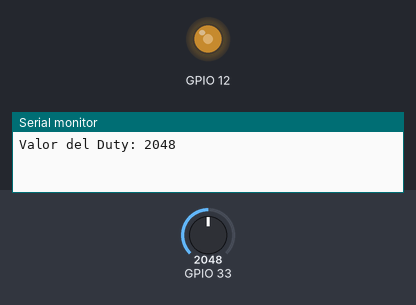
This program was run on a simulated ESP32. On the bench: output pins drawn as LEDs (lit = HIGH), the last lines printed to the serial monitor. The test bench sets the inputs (shaded band); at power-on: GPIO 33 = 2048.

Above: at 0.8 s.
0.9 s: GPIO 33 set to 2866
At 2.1 s:
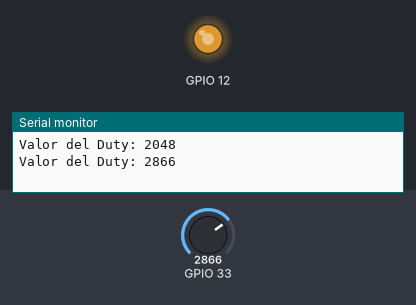
2.4 s: GPIO 33 set to 3603
At 3.4 s:
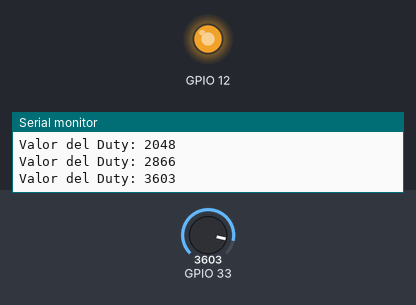
3.9 s: GPIO 33 set to 491
At 4.7 s:
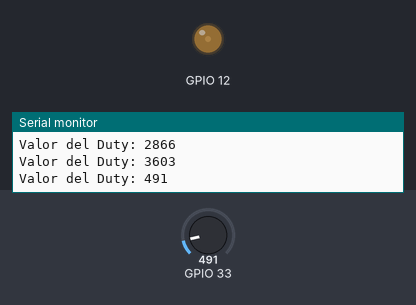
5.4 s: GPIO 33 set to 0
At 6.0 s:
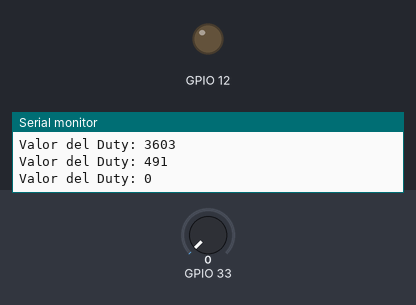
Timing chart, 0 to 7.9 s (numbered marks = the images above; inputs shaded):
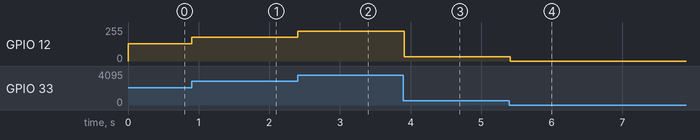

The program:

main.cpp
```cpp
#include <stdio.h>
#include <freertos/FreeRTOS.h>
#include <freertos/task.h>
#include <driver/ledc.h>
#include <driver/adc.h>
#include <esp_err.h>
#include <esp_log.h>

extern "C" void app_main();

void app_main()
{
    static const char *TAG = "ERROR_PWM";
    static const char *TAG_2 = "ERROR_ADC";

    esp_err_t error;

    // Configurando PWM

    ledc_timer_config_t ledc_timer = {
        .speed_mode = LEDC_LOW_SPEED_MODE,
        .duty_resolution = LEDC_TIMER_12_BIT,
        .timer_num = LEDC_TIMER_0,
        .freq_hz = 5000,
        .clk_cfg = LEDC_AUTO_CLK};
    error = ledc_timer_config(&ledc_timer);
    if (error != ESP_OK)
    {
        ESP_LOGE(TAG, "Error al configurar el timer del PWM: %s", esp_err_to_name(error));
        return;
    }
    ESP_LOGI(TAG, "Timer configurado Perfectamente");

    ledc_channel_config_t ledc_channel = {
        .gpio_num = GPIO_NUM_12,
        .speed_mode = LEDC_LOW_SPEED_MODE,
        .channel = LEDC_CHANNEL_0,
        .timer_sel = LEDC_TIMER_0,
        .duty = 0};
    error = ledc_channel_config(&ledc_channel);
    if (error != ESP_OK)
    {
        ESP_LOGE(TAG, "Error al configurar el Channel del PWM: %s", esp_err_to_name(error));
        return;
    }
    ESP_LOGI(TAG, "Channel configurado Perfectamente");

    // Configurando ADC
    error = adc1_config_width(ADC_WIDTH_BIT_12);

    error = adc1_config_channel_atten(ADC1_CHANNEL_5, ADC_ATTEN_DB_12);
    int valorAnterior = 0;
    while (true)
    {

        int duty = adc1_get_raw(ADC1_CHANNEL_5);
        if (duty != valorAnterior)
        {

            ledc_set_duty(LEDC_LOW_SPEED_MODE, LEDC_CHANNEL_0, duty);
            ledc_update_duty(LEDC_LOW_SPEED_MODE, LEDC_CHANNEL_0);
            printf("Valor del Duty: %d\n", duty);
        }
        valorAnterior = duty;
        vTaskDelay(pdMS_TO_TICKS(50));
    }
}
```

Measured:
- after the input at 0.9 s, GPIO 12: 128/255 → 178/255 at once
- after the input at 2.4 s, GPIO 12: 178/255 → 224/255 at once
- after the input at 3.9 s, GPIO 12: 224/255 → 31/255 at once
- after the input at 5.4 s, GPIO 12: 31/255 → 0/255 at once
